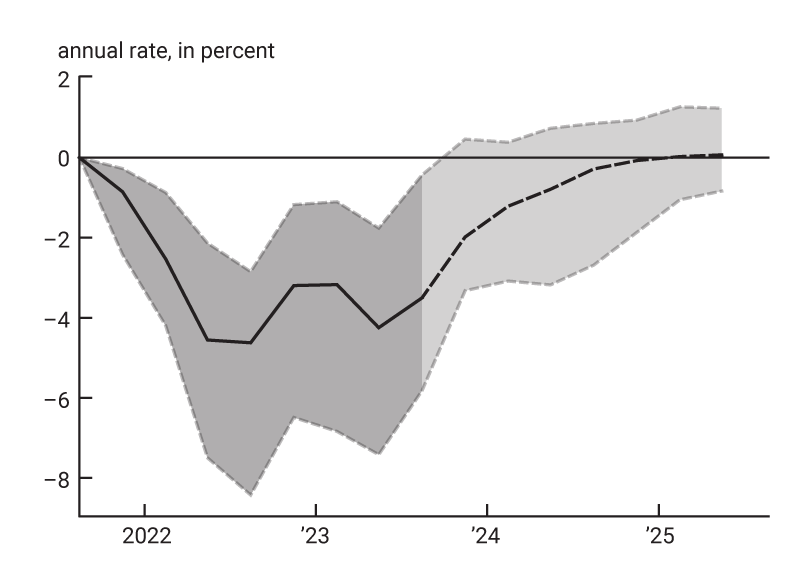
#> input picture data/raw/chicago_fed/fig2f.png, 800 x 582 px
$ python digitize_chicago_fed.py
#> lines starting #> are read from the running program, lines starting #| are printed output that depends on the picture
"""Digitize Chicago Fed Letter 483 (D'Amico & King 2023) Figure 2 panel F: effect of holding the policy rate at the ELB (2021Q4-2023Q3 counterfactual)
on the CPI inflation rate, annual rate in percent (a negative number = the tightening lowered inflation). The letter publishes no data file, so values are read from the
published PNG (data/raw/chicago_fed/fig2f.png). Axis calibration is detected from tick pixels; precision is about +/-0.1 pp of the axis (1 px = 0.025 pp), but the
chart itself is a median with an interquartile band of the model's estimation uncertainty."""
import pathlib; ROOT = str(pathlib.Path(__file__).resolve().parent.parent)
import numpy as np, pandas as pd
from PIL import Image
im=np.array(Image.open(ROOT + "/data/raw/chicago_fed/fig2f.png").convert("RGB")).astype(int)
S=im.sum(axis=2); H,W=S.shape
#> after `S = im.sum(axis=2)`:
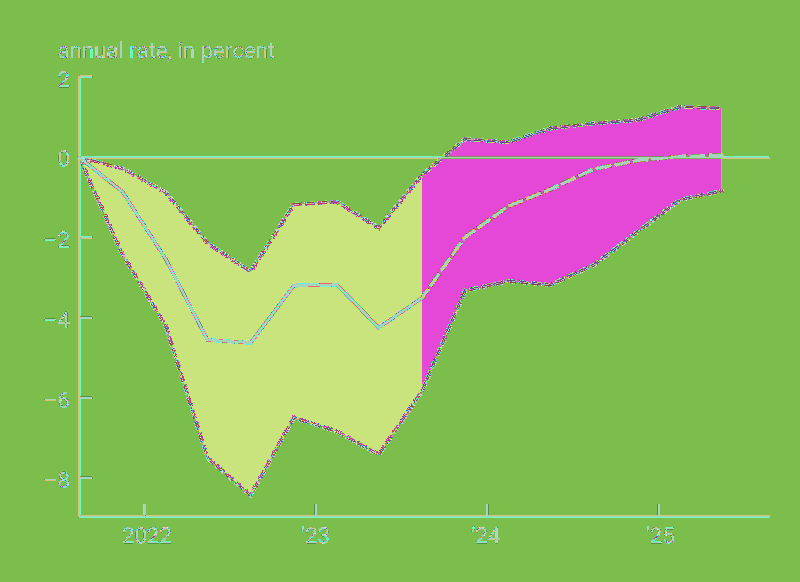
#> S: shape (582, 800) int64; 167 distinct labels, from 98 to 765; one colour per label, 0 black
#> after `H, W = S.shape`: H = 582; W = 800
Y0,PX=157.5,40.0                      # zero line row; px per percentage point (ticks at -4,-6,-8 = 317.5,397.5,477.5)
X22,PXQ=144.5,171.3/4                 # x tick for 2022 (start of year); px per quarter (ticks 2022..2025 at 144.5,315.5,486.5,658.5)
def xq(y,q): return X22+171.3*(y-2022)+PXQ*(q-1)+PXQ/2
rows=[]
for y,q in [(2021,3)]+[(yy,qq) for yy in (2021,2022,2023,2024,2025) for qq in (1,2,3,4) if (yy,qq)>(2021,3)]:
    x=int(round(xq(y,q)))
    if x>=W-5: break
    win=S[100:513,max(x-2,0):x+3]                      # plot area only (excludes title text and axis labels), +/-2 px window
    blk=[100+r for r in range(win.shape[0]) if (win[r]<150).any() and not (55<=r<=61)]   # black pixels except zero-line rows 155-161
    line_rows=blk or [157.5]
    g=[100+r for r in range(win.shape[0]) if ((win[r]<700)&(win[r]>=150)).any() and not (153<=100+r<=162)]   # drop zero-line antialias rows
    lo,hi=(min(g),max(g)) if g else (np.nan,np.nan)
    f=lambda r:(Y0-r)/PX
    rows.append(dict(q=f"{y}Q{q}",x=x,median=round(f(np.mean(line_rows)),2),band_hi=round(f(lo),2),band_lo=round(f(hi),2)))
#> this loop made 18 passes
#> (line_rows, lo, hi) on passes 2 to 10: ([189, 190, 191, 192, 193, 194, 195, 196, 197, 198], 166, 262), ([255, 256, 257, 258, 259, 260, 261, 262, 263, 264, 265, 266], 190, 340), ([337, 338, 339, 340, 341], 240, 463), ([336, 337, 338, 339, 340, 341, 342, 343], 262, 496), ([284, 285, 286, 287, 288, 289], 203, 423), ([283, 284, 285, 286, 287, 288], 200, 434), ([324, 325, 326, 327, 328], 221, 454), ([291, 292, 293, 294, 295, 296, 297, 298, 299], 170, 391), ([233, 234, 235, 236, 237, 238, 239], 137, 296)
#> (lo, hi) on pass 1: (100, 512)
#> after the loop, rows = 17 items
df=pd.DataFrame(rows); print(df.to_string(index=False))
#> after `df = pd.DataFrame(rows)`: df = table of 17 rows and 5 columns
#|      q   x  median  band_hi  band_lo
#| 2021Q3  80   -3.78     1.44    -8.86
#| 2021Q4 123   -0.90    -0.21    -2.61
#| 2022Q1 166   -2.58    -0.81    -4.56
#| 2022Q2 209   -4.54    -2.06    -7.64
#| 2022Q3 252   -4.55    -2.61    -8.46
#| 2022Q4 294   -3.22    -1.14    -6.64
#| 2023Q1 337   -3.20    -1.06    -6.91
#| 2023Q2 380   -4.21    -1.59    -7.41
#| 2023Q3 423   -3.44    -0.31    -5.84
#| 2023Q4 466   -1.96     0.51    -3.46
#| 2024Q1 509   -1.19     0.46    -3.11
#> (further printed lines are left out)
#> (the run stopped early here; a loop or call above may not have finished)
